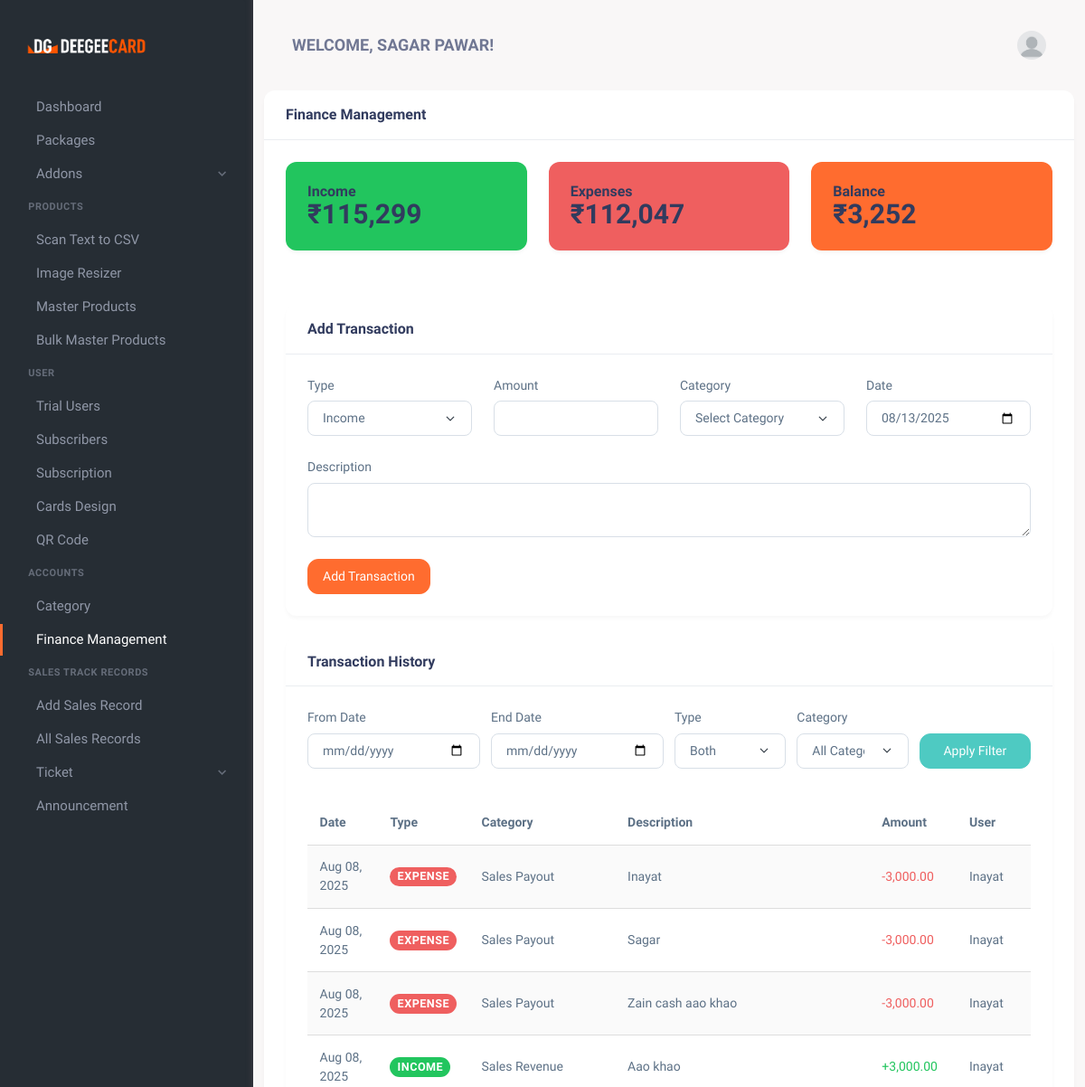
The page /finance-management.php (signed in, upper part) on the database as committed earlier.
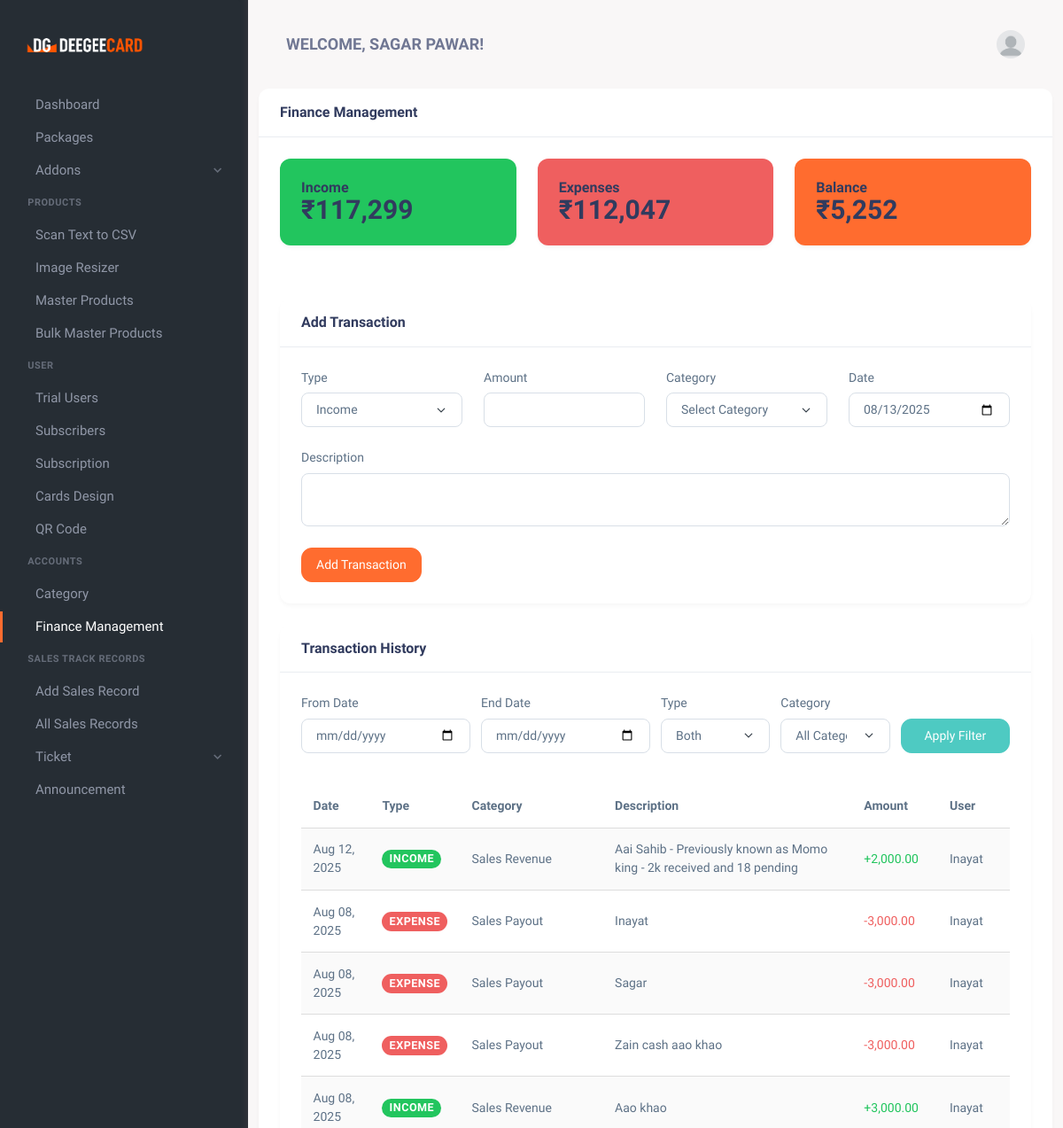
The same page on the database as committed later.
### tables this page shows
CREATE TABLE `users` (
  `id` int(11) NOT NULL,
  `Name` varchar(100) NOT NULL,
  `Email` varchar(100) NOT NULL,
  `Password` varchar(255) NOT NULL,
  `role` enum('admin','user','sales_person') NOT NULL DEFAULT 'user',
  `created_at` timestamp NOT NULL DEFAULT CURRENT_TIMESTAMP,
  `updated_at` timestamp NOT NULL DEFAULT CURRENT_TIMESTAMP ON UPDATE CURRENT_TIMESTAMP,
  `phone` varchar(15) NOT NULL,
  `address` text NOT NULL,
  `is_trial` tinyint(1) DEFAULT '0',
  `trial_start` datetime DEFAULT NULL,
  `trial_end` datetime DEFAULT NULL
);

CREATE TABLE `dg_transactions` (
  `id` int(11) NOT NULL,
  `type` enum('income','expense') NOT NULL,
  `category_id` int(11) DEFAULT NULL,
  `amount` decimal(10,2) NOT NULL,
  `description` text,
  `date` date NOT NULL,
  `created_at` timestamp NOT NULL DEFAULT CURRENT_TIMESTAMP,
  `updated_at` timestamp NOT NULL DEFAULT CURRENT_TIMESTAMP ON UPDATE CURRENT_TIMESTAMP,
  `user_id` int(11) DEFAULT NULL COMMENT 'Who entered this transaction',
  `payment_method` varchar(50) DEFAULT NULL,
  `reference_number` varchar(100) DEFAULT NULL,
  `is_recurring` tinyint(1) DEFAULT '0',
  `recurring_details` text
);

CREATE TABLE `dg_categories` (
  `id` int(11) NOT NULL,
  `name` varchar(50) NOT NULL,
  `type` enum('income','expense') NOT NULL,
  `description` text,
  `is_active` tinyint(1) NOT NULL DEFAULT '1',
  `created_at` timestamp NOT NULL DEFAULT CURRENT_TIMESTAMP
);

### finance-management.php (the view, shortened to what the rows shown need)
<?php
require 'db_connection.php';
$user_id = $_SESSION['user_id'];
$role_sql = "SELECT role FROM users WHERE id = ?";
$role_stmt = $conn->prepare($role_sql);
if ($role_stmt) {
    $role_stmt->bind_param("i", $user_id);
    $role_stmt->execute();
    $role_stmt->bind_result($role);
} else {
    $error_message = "Error preparing role query: " . $conn->error;
    $role = '';
}
$transactions = [];
$transaction_sql = "SELECT t.id, t.amount, c.name AS category,
                    t.description, t.type, t.date, t.user_id, u.name AS user_name
                    FROM dg_transactions t
                    LEFT JOIN dg_categories c ON t.category_id = c.id
                    LEFT JOIN users u ON t.user_id = u.id";
$transaction_sql .= " ORDER BY t.date DESC, t.created_at DESC";
$transaction_stmt = $conn->prepare($transaction_sql);
if ($transaction_stmt) {
    $transaction_stmt->execute();
    $result = $transaction_stmt->get_result();
    while ($row = $result->fetch_assoc()) {
        $transactions[] = $row;
    }
} else {
    $error_message = "Error preparing transaction history query: " . $conn->error;
}
$income_total = 0;
$expense_total = 0;
foreach ($transactions as $transaction) {
    if ($transaction['type'] === 'income') {
        $income_total += $transaction['amount'];
    } else {
        $expense_total += $transaction['amount'];
    }
}
$balance = $income_total - $expense_total;
$sql = "SELECT name FROM users WHERE id = ?";
$stmt = $conn->prepare($sql);
if ($stmt) {
    $stmt->bind_param("i", $user_id);
    $stmt->execute();
    $stmt->bind_result($user_name);
} else {
    $error_message = "Error preparing user name query: " . $conn->error;
    $user_name = 'User';
}
?>
<!DOCTYPE html>
<html lang="en">
   <head>
      <link href="assets/css/vendor.min.css" rel="stylesheet" type="text/css" />
      <link href="assets/css/icons.min.css" rel="stylesheet" type="text/css" />
      <link href="assets/css/app.min.css" rel="stylesheet" type="text/css" />
      <link href="assets/css/style.css" rel="stylesheet" type="text/css" />
   </head>
   <body>
      <div class="wrapper">
          <?php include 'toolbar.php'; ?>
          <div class="page-content">
            <div class="container">
               <div class="row">
                  <div class="col-xl-12">
                     <div class="card">
                        <div class="card-body">
                           <div class="row mb-4">
                              <div class="col-md-4">
                                 <div class="card bg-success text-white">
                                    <div class="card-body">
                                       <h2 class="card-text">₹<?php echo number_format($income_total); ?></h2>
                                    </div>
                                 </div>
                              </div>
                              <div class="col-md-4">
                                 <div class="card bg-danger text-white">
                                    <div class="card-body">
                                       <h2 class="card-text">₹<?php echo number_format($expense_total); ?></h2>
                                    </div>
                                 </div>
                              </div>
                              <div class="col-md-4">
                                 <div class="card bg-primary text-white">
                                    <div class="card-body">
                                       <h2 class="card-text">₹<?php echo number_format($balance); ?></h2>
                                    </div>
                                 </div>
                              </div>
                           </div>
                           <div class="row">
                              <div class="col-md-12">
                                 <div class="card">
                                    <div class="card-body">
                                       <div class="table-responsive">
                                          <table class="table table-striped">
                                             <thead>
                                                <tr>
                                                   <th>Date</th>
                                                   <th>Type</th>
                                                   <th>Category</th>
                                                   <th>Description</th>
                                                   <th>Amount</th>
                                                   <?php if ($role === 'admin'): ?>
                                                   <th>User</th>
                                                   <?php endif; ?>
                                                </tr>
                                             </thead>
                                             <tbody>
                                                <?php foreach ($transactions as $transaction): ?>
                                                <tr>
                                                   <td><?php echo date('M d, Y', strtotime($transaction['date'])); ?></td>
                                                   <td>
                                                      <span class="badge bg-<?php echo $transaction['type'] === 'income' ? 'success' : 'danger'; ?>">
                                                      <?php echo ucfirst($transaction['type']); ?>
                                                      </span>
                                                   </td>
                                                   <td><?php echo htmlspecialchars($transaction['category']); ?></td>
                                                   <td><?php echo htmlspecialchars($transaction['description']); ?></td>
                                                   <td class="<?php echo $transaction['type'] === 'income' ? 'text-success' : 'text-danger'; ?>">
                                                      <?php echo ($transaction['type'] === 'income' ? '+' : '-') . number_format($transaction['amount'], 2); ?>
                                                   </td>
                                                   <?php if ($role === 'admin'): ?>
                                                   <td><?php echo htmlspecialchars($transaction['user_name']); ?></td>
                                                   <?php endif; ?>
                                                </tr>
                                                <?php endforeach; ?>
                                             </tbody>
                                          </table>
                                       </div>
                                    </div>
                                 </div>
                              </div>
                           </div>
                        </div>
                     </div>
                  </div>
               </div>
            </div>
          </div>
      </div>
   </body>
</html>

### toolbar.php (shortened to what the rows shown need)
<header class="topbar">
     <div class="container-fluid">
          <div class="navbar-header">
               <div class="d-flex align-items-center">
                    <div class="topbar-item">
                         <h4 class="fw-bold topbar-button pe-none text-uppercase mb-0">Welcome,
                         <?php echo htmlspecialchars($user_name); ?>!</h4>
                    </div>
               </div>
          </div>
     </div>
</header>

Rows that differ between the two databases and show on the page:
added dg_transactions: date "Aug 12, 2025", type "INCOME", category.name "Sales Revenue", description "Aai Sahib - Previously known as Momo king - 2k received and 18 pending", amount "2,000.00", user.Name "Inayat"
Other text that changed with them:
$income_total: "115,299" → "117,299"
$balance: "3,252" → "5,252"
